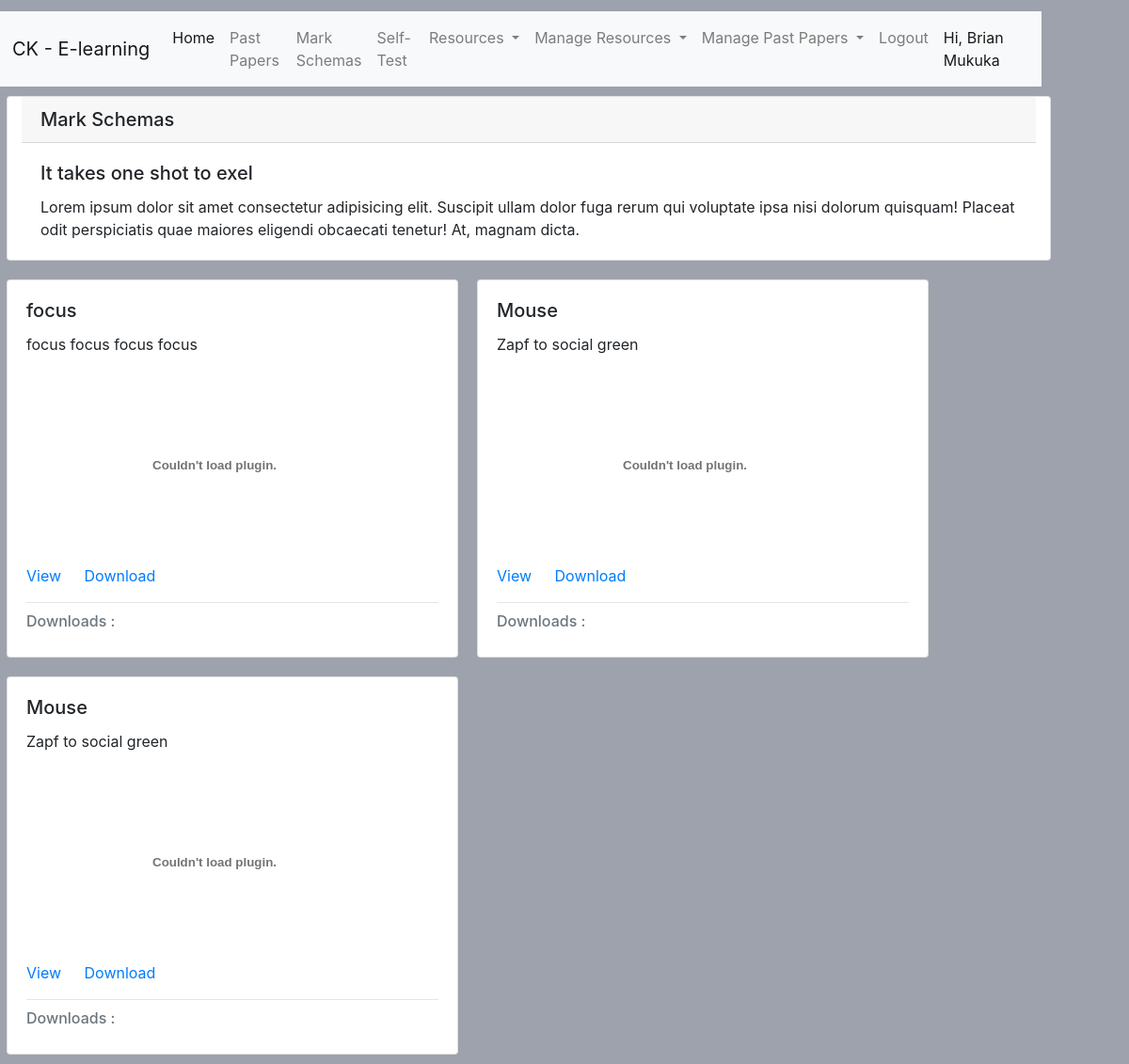
The page /lessons/mark_schema/index.php (signed in) on the database its author committed.
### tables this page shows
CREATE TABLE `mark_schema` (
  `id` int(11) NOT NULL,
  `year` int(11) NOT NULL,
  `description` varchar(100) NOT NULL,
  `created_at` timestamp NOT NULL DEFAULT current_timestamp(),
  `created_by` varchar(1000) NOT NULL,
  `downloads` bigint(20) DEFAULT NULL,
  `title` varchar(100) NOT NULL,
  `link` varchar(1000) DEFAULT NULL,
  `month` int(11) DEFAULT NULL,
  `level` varchar(100) NOT NULL DEFAULT 'junior'
);

### lessons/api/index.php (called while the page is built, shortened)
<?php
function getMarkSchema(){
    $conn = DBCoonect();
       $grade = isset($_SESSION['user']['grade']) ? $_SESSION['user']['grade']: 'junior' ;
       $level = $grade > 9 ? 'senior' : 'junior';
       if (isset($_GET['month']) && isset($_GET['year'])) {
           $month = $_GET['month'];
           $year = $_GET['year'];
       $sql = "SELECT * FROM mark_schema WHERE `month` = '$month' AND `year` = '$year' AND `level` = '$level' ";
       }else{
       $sql = "SELECT * FROM mark_schema WHERE `level` = '$level' ";
       }
    $results = mysqli_query($conn,$sql);
    $rows = [];
    while ($row = mysqli_fetch_assoc($results)) {
        array_unshift($rows,$row);
    }
    return $rows;
}
function getFileStoragePath(){
    return 'http://'.$_SERVER['HTTP_HOST'].'/comp_test/storage/';
}

### lessons/mark_schema/index.php (the view, shortened to what this page needs)
<?php
require_once('../../layout/admin/header.php');
require_once('../api/index.php');
$files = getMarkSchema();
?>
<div class="card col-md-12">
  <h5 class="card-header">Mark Schemas</h5>
  <div class="card-body">
    <h5 class="card-title">It takes one shot to exel</h5>
    <p class="card-text">Lorem ipsum dolor sit amet consectetur adipisicing elit. Suscipit ullam dolor fuga rerum qui voluptate ipsa nisi dolorum quisquam! Placeat odit perspiciatis quae maiores eligendi obcaecati tenetur! At, magnam dicta.</p>
  </div>
</div>
<?php  if(count($files)):
        $index = 0;
        while($index < count($files) ):
            $row = $files[$index] ;
            $title = $row['title'];
            $downloads = $row['downloads'];
            $description = $row['description'];
            $file = ($row['link']) ;
             $fileStorage =  getFileStoragePath();
            $path = ($fileStorage.$file) ;
    ?>
<div class="card" style="width: 30rem;">
  <div class="card-body">
    <h5 class="card-title"><?php echo $title?></h5>
    <p class="card-text">
    <?php echo $description?>
    </p>
    <embed src="<?php echo $path;  ?>" width="400" height="200" alt="pdf" pluginspage="http://www.adobe.com/products/acrobat/readstep2.html">
    <a href="<?php echo $path;  ?>" target='_blank' class="card-link">View </a>
    <a href="<?php echo $path;  ?>" target='_blank' class="card-link" download>Download </a>
    <hr />
        <h6 class="card-subtitle mb-2 text-muted">
    Downloads :<?php echo $downloads?></h6>
  </div>
</div>
        <?php $index++; endwhile;   else:  ?>
<?php  endif  ?>
<?php
require_once('../../layout/admin/footer.php')
?>

### assets/css/custom.css (style rules this page uses)
@media screen and (min-width: 480px) { body { background-color: rgb(157, 162, 172); width: 90vw; height: 90vh; margin: 1vw; } }
.card { margin:10px !important }

### rows shown on the page
mark_schema: title "focus", description "focus focus focus focus"
mark_schema: title "Mouse", description "Zapf to social green"
mark_schema: title "Mouse", description "Zapf to social green"

### other values the page prints
$_SESSION['user']['name'] "Brian Mukuka"
